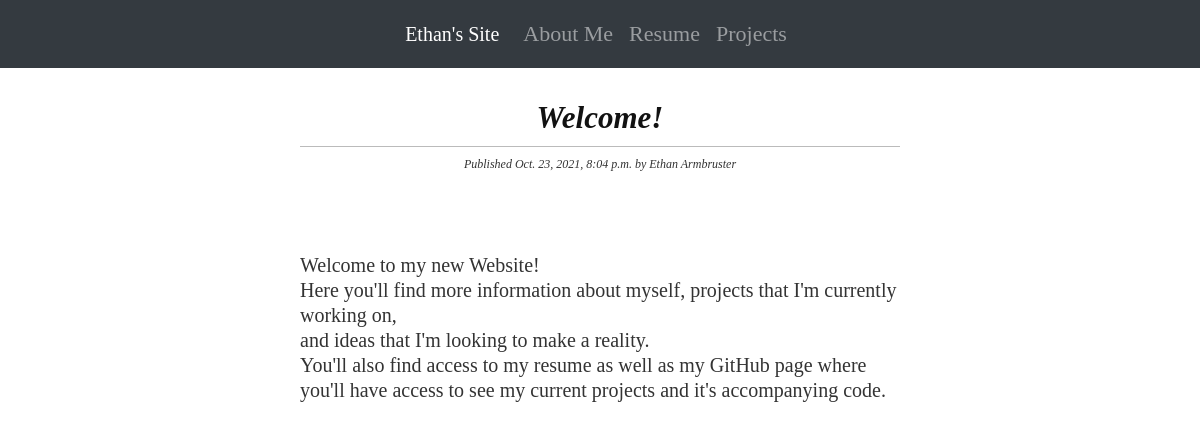
The app's page /2021/10/24/welcome_new_user with its own data.
### functionality/models.py (models this page shows, shortened)
class Post(models.Model):
    STATUS_CHOICES = (
        ('draft', 'Draft'), ('published', 'Published'),
    )
    title = models.CharField(max_length=500)
    slug = models.SlugField(max_length=500, unique_for_date='publish')
    author = models.ForeignKey(User, on_delete=models.CASCADE, related_name='blog_posts')
    body = RichTextField(blank=True, null=True)
    publish = models.DateTimeField(default=django.utils.timezone.now)
    created = models.DateTimeField(auto_now_add=True)
    updated = models.DateTimeField(auto_now=True)
    status = models.CharField(max_length=10, choices=STATUS_CHOICES, default='draft')
    objects = models.Manager()
    published = PublishedManager()
    class Meta:
        ordering = ('-publish',)

### functionality/views.py (the view)
# urls.py: path('<int:year>/<int:month>/<int:day>/<slug:post>', views.post_detail,
def post_detail(request, year, month, day, post):
    post = get_object_or_404(Post, slug = post, status = 'published', publish__year = year, publish__month = month, publish__day = day)
    return render(request, 'html/detail.html', {'post': post})

### functionality/templates/html/detail.html (shortened to what this page needs)
{% extends "html/base.html" %}
{% load static %}
{% load tz %}
{% block content %}
    <div class="detail_post_header">
        <h1 class="times ">{{ post.title }}</h1>
        <p class="date ">
            Published {{ post.publish|timezone:"America/New_York" }}
            by {{ post.author.first_name }} {{ post.author.last_name }}
        </p>
    </div>
    <div class="center_page ">
        <p class="times_info">
            {{ post.body|safe|linebreaksbr }}
        </p>
    </div>
{% endblock %}

### functionality/static/css/blog.css (style rules this page uses)
.times { color: #121212; font-family: 'times new roman', serif; font-weight: 700; font-style: italic; font-size: 1.9375rem; line-height: 2.25rem; }
.detail_post_header { margin-top: 2rem; margin-bottom: 5rem; font-size: 40px; text-align: center; }
.times_info { font-style: normal; font-stretch: normal; margin-bottom: 1.25rem; color: #333; font-family: 'times new roman', serif; font-weight: 300; font-size: 1.25rem; line-height: 1.5625rem; }
body { margin: 0; padding: 0; font-family: helvetica, sans-serif; }
h1 { font-weight: normal; border-bottom: 1px solid #bbb; padding: 0 0 10px 0; }
p.date { color: #333333; font-family: georgia, serif; font-size: 12px; font-style: italic; }

### functionality/static/css/home.css (style rules this page uses)
.center_page { margin: 0 auto; }

### records on screen
Post: title "Welcome!", publish "Oct. 23, 2021, 8:04 p.m.", author.first_name "Ethan", author.last_name "Armbruster", body "Welcome to my new Website! Here you'll find more information about myself, projects that I'm currently working on, and ideas that I'm looking to make a reality. You'll also find access to my resume as well as my GitHub page where you'll have access to see my current projects and it's accompanying code."
